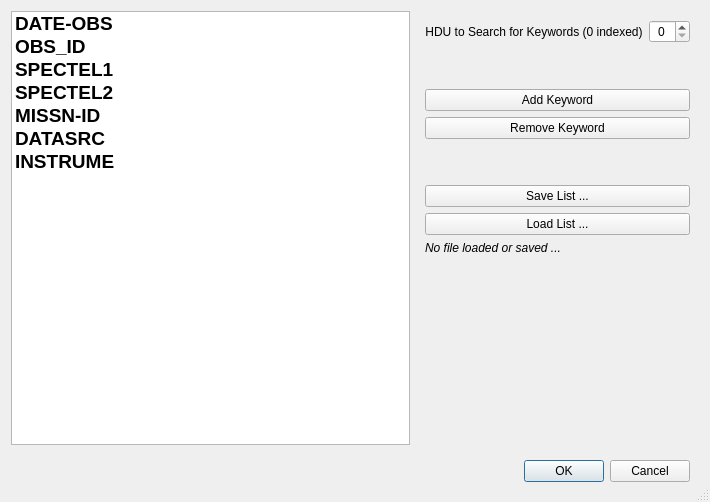
<?xml version="1.0" encoding="UTF-8"?>
<ui version="4.0">
 <class>FITSKWDialog</class>
 <widget class="QDialog" name="FITSKWDialog">
  <property name="geometry">
   <rect>
    <x>0</x>
    <y>0</y>
    <width>710</width>
    <height>502</height>
   </rect>
  </property>
  <property name="windowTitle">
   <string>FITS Keyword and HDU Selector</string>
  </property>
  <property name="sizeGripEnabled">
   <bool>true</bool>
  </property>
  <property name="modal">
   <bool>true</bool>
  </property>
  <layout class="QGridLayout" name="gridLayout">
   <item row="23" column="0" colspan="2">
    <widget class="QWidget" name="widget_4" native="true">
     <layout class="QGridLayout" name="gridLayout_13">
      <item row="0" column="0">
       <spacer name="horizontalSpacer">
        <property name="orientation">
         <enum>Qt::Horizontal</enum>
        </property>
        <property name="sizeHint" stdset="0">
         <size>
          <width>40</width>
          <height>20</height>
         </size>
        </property>
       </spacer>
      </item>
      <item row="0" column="1">
       <widget class="QDialogButtonBox" name="fitskw_dialogbutts">
        <property name="standardButtons">
         <set>QDialogButtonBox::Cancel|QDialogButtonBox::Ok</set>
        </property>
       </widget>
      </item>
     </layout>
    </widget>
   </item>
   <item row="1" column="1">
    <widget class="QWidget" name="widget" native="true">
     <layout class="QGridLayout" name="gridLayout_3">
      <item row="0" column="2">
       <widget class="QSpinBox" name="fitskw_hdu">
        <property name="alignment">
         <set>Qt::AlignCenter</set>
        </property>
        <property name="suffix">
         <string/>
        </property>
       </widget>
      </item>
      <item row="3" column="0" colspan="3">
       <widget class="QPushButton" name="fitskw_remove">
        <property name="text">
         <string>Remove Keyword</string>
        </property>
       </widget>
      </item>
      <item row="6" column="0" colspan="3">
       <widget class="QPushButton" name="fitskw_loadlist">
        <property name="text">
         <string>Load List ...</string>
        </property>
       </widget>
      </item>
      <item row="1" column="0">
       <spacer name="verticalSpacer_2">
        <property name="orientation">
         <enum>Qt::Vertical</enum>
        </property>
        <property name="sizeHint" stdset="0">
         <size>
          <width>20</width>
          <height>40</height>
         </size>
        </property>
       </spacer>
      </item>
      <item row="0" column="0" colspan="2">
       <widget class="QLabel" name="txt_hduchooser">
        <property name="text">
         <string>HDU to Search for Keywords (0 indexed)</string>
        </property>
        <property name="alignment">
         <set>Qt::AlignCenter</set>
        </property>
       </widget>
      </item>
      <item row="2" column="0" colspan="3">
       <widget class="QPushButton" name="fitskw_add">
        <property name="text">
         <string>Add Keyword</string>
        </property>
        <property name="default">
         <bool>false</bool>
        </property>
       </widget>
      </item>
      <item row="4" column="0">
       <spacer name="verticalSpacer_3">
        <property name="orientation">
         <enum>Qt::Vertical</enum>
        </property>
        <property name="sizeHint" stdset="0">
         <size>
          <width>20</width>
          <height>40</height>
         </size>
        </property>
       </spacer>
      </item>
      <item row="7" column="0">
       <widget class="QLabel" name="txt_fitskw_status">
        <property name="font">
         <font>
          <italic>true</italic>
         </font>
        </property>
        <property name="text">
         <string>No file loaded or saved ...</string>
        </property>
        <property name="alignment">
         <set>Qt::AlignCenter</set>
        </property>
       </widget>
      </item>
      <item row="5" column="0" colspan="3">
       <widget class="QPushButton" name="fitskw_savelist">
        <property name="text">
         <string>Save List ...</string>
        </property>
       </widget>
      </item>
     </layout>
    </widget>
   </item>
   <item row="3" column="1">
    <spacer name="verticalSpacer">
     <property name="orientation">
      <enum>Qt::Vertical</enum>
     </property>
     <property name="sizeHint" stdset="0">
      <size>
       <width>20</width>
       <height>40</height>
      </size>
     </property>
    </spacer>
   </item>
   <item row="1" column="0" rowspan="3">
    <widget class="QListWidget" name="fitskw_listing">
     <property name="font">
      <font>
       <pointsize>14</pointsize>
       <weight>75</weight>
       <bold>true</bold>
      </font>
     </property>
     <property name="dragEnabled">
      <bool>true</bool>
     </property>
     <property name="dragDropMode">
      <enum>QAbstractItemView::InternalMove</enum>
     </property>
     <property name="selectionMode">
      <enum>QAbstractItemView::ExtendedSelection</enum>
     </property>
     <property name="selectionRectVisible">
      <bool>true</bool>
     </property>
     <item>
      <property name="text">
       <string>DATE-OBS</string>
      </property>
      <property name="flags">
       <set>ItemIsSelectable|ItemIsEditable|ItemIsDragEnabled|ItemIsUserCheckable|ItemIsEnabled</set>
      </property>
     </item>
     <item>
      <property name="text">
       <string>OBS_ID</string>
      </property>
      <property name="flags">
       <set>ItemIsSelectable|ItemIsEditable|ItemIsDragEnabled|ItemIsUserCheckable|ItemIsEnabled</set>
      </property>
     </item>
     <item>
      <property name="text">
       <string>SPECTEL1</string>
      </property>
      <property name="flags">
       <set>ItemIsSelectable|ItemIsEditable|ItemIsDragEnabled|ItemIsUserCheckable|ItemIsEnabled</set>
      </property>
     </item>
     <item>
      <property name="text">
       <string>SPECTEL2</string>
      </property>
      <property name="flags">
       <set>ItemIsSelectable|ItemIsEditable|ItemIsDragEnabled|ItemIsUserCheckable|ItemIsEnabled</set>
      </property>
     </item>
     <item>
      <property name="text">
       <string>MISSN-ID</string>
      </property>
      <property name="flags">
       <set>ItemIsSelectable|ItemIsEditable|ItemIsDragEnabled|ItemIsUserCheckable|ItemIsEnabled</set>
      </property>
     </item>
     <item>
      <property name="text">
       <string>DATASRC</string>
      </property>
      <property name="flags">
       <set>ItemIsSelectable|ItemIsEditable|ItemIsDragEnabled|ItemIsUserCheckable|ItemIsEnabled</set>
      </property>
     </item>
     <item>
      <property name="text">
       <string>INSTRUME</string>
      </property>
      <property name="flags">
       <set>ItemIsSelectable|ItemIsEditable|ItemIsDragEnabled|ItemIsUserCheckable|ItemIsEnabled</set>
      </property>
     </item>
    </widget>
   </item>
  </layout>
 </widget>
 <resources/>
 <connections/>
</ui>
